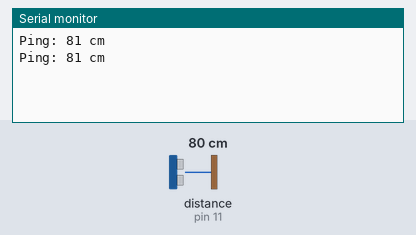
The sketch below on a simulated Arduino Uno, built with avr-gcc and run on an emulated ATmega328P. Shown: the last lines printed to the serial monitor. Inputs (shaded band) come from the test bench; at power-on: distance to the obstacle (sensor on pin 11) 80 cm. The echo pulse lasts 58.3 µs per cm; the audio player accepts every command and is not drawn.

Above: at 5.9 s.
6.0 s: distance to the obstacle (sensor on pin 11) set to 2 cm
At 11.4 s:
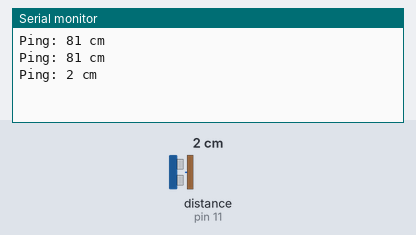
12.0 s: distance to the obstacle (sensor on pin 11) set to 4 cm
At 15.8 s:
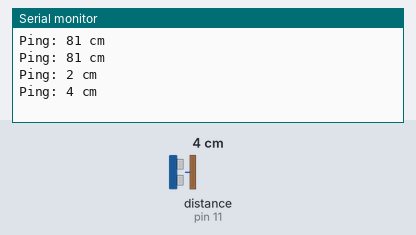
Timing chart, 0 to 17.3 s (numbered marks = the images above; inputs shaded):
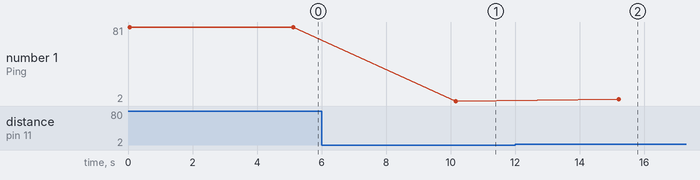

The sketch:

tesdfmini.ino
```cpp
#include <NewPing.h>
#include <SoftwareSerial.h>
#include <DFPlayer_Mini_Mp3.h>

#define TRIGGER_PIN  12  // Pin trigger untuk sensor ultrasonik
#define ECHO_PIN     11  // Pin echo untuk sensor ultrasonik
#define MAX_DISTANCE 2000 // Jarak maksimum untuk pengukuran (dalam cm)

NewPing sonar(TRIGGER_PIN, ECHO_PIN, MAX_DISTANCE); // Inisialisasi sensor ultrasonik
SoftwareSerial mySerial(2, 3); // Pin RX dan TX untuk DFPlayer Mini

void setup() {
  Serial.begin(115200); // Memulai komunikasi serial
  mySerial.begin(9600); // Memulai komunikasi serial untuk DFPlayer Mini
  mp3_set_serial(mySerial); // Mengatur komunikasi serial untuk DFPlayer Mini
  delay(5); // Memberikan waktu untuk inisialisasi
  mp3_set_volume(15); // Mengatur volume ke 15
}

void loop() {
  delay(50); // Jeda 50ms antara ping
  unsigned int distance = sonar.ping_cm(); // Mengukur jarak dalam cm
  Serial.print("Ping: ");
  Serial.print(distance); // Menampilkan jarak pada serial monitor
  Serial.println(" cm");

  // Logika untuk memainkan file audio berdasarkan jarak
  if (distance > 0 && distance <= 500) {
    mp3_play(1); // Memainkan file 0001.mp3
  } else if (distance > 500 && distance <= 1000) {
    mp3_play(2); // Memainkan file 0002.mp3
  } else if (distance > 1000 && distance <= 1500) {
    mp3_play(3); // Memainkan file 0003.mp3
  } else if (distance > 1500 && distance <= 2000) {
    mp3_play(4); // Memainkan file 0004.mp3
  }

  delay(5000); // Jeda untuk memberikan waktu file audio bermain sebelum melakukan ping lagi
}
```

Measured:
- after the input at 6.0 s, the serial monitor: prints a new line after 4.2 s (image 1)
- after the input at 12.0 s, the serial monitor: prints a new line after 3.2 s (image 2)
- plotted number 1: 81 → 2 after the input at 6.0 s, 2 → 4 after the input at 12.0 s
